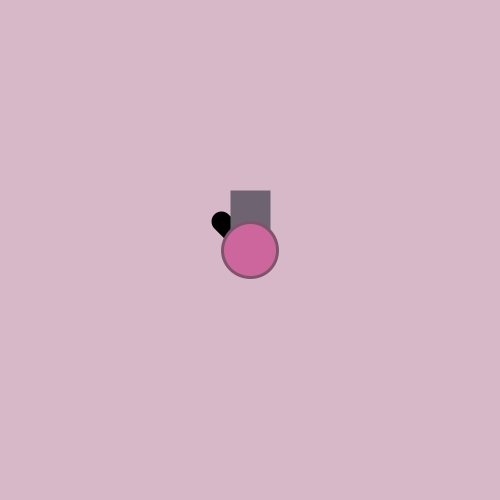
Frame 1 (no input)
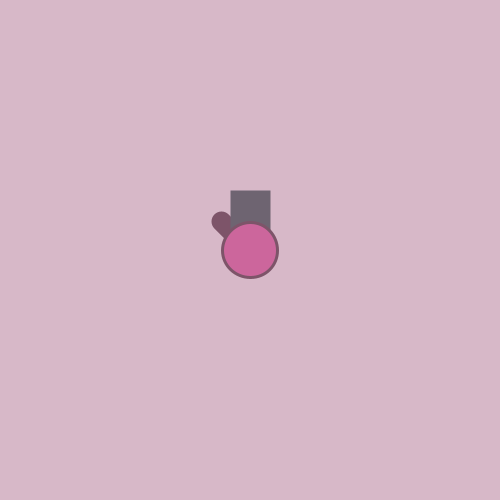
Frame 60 (the mouse pressed at the canvas centre just before this capture)
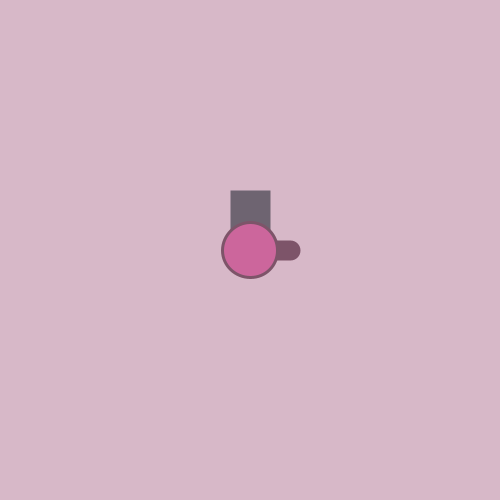
Frame 120 (the mouse held since frame 60 and released just before this capture)

The Processing sketch that drew these frames (run headless with seeded random() and noise(); from frame 60 on, the mouse is pressed at the canvas centre):

// Processing sketch: week07_2_02_srras02_sin_cos
// ── week07_2_02_srras02_sin_cos.pde
//week07_2_02_srras02_sin_cos
void setup(){
  size(500,500);
  
}
float x=250,y=250;
void draw(){
  background(215,184,200);
  
  float dx=mouseX-x,dy=mouseY-y;
  float a=atan2(dy,dx);
  strokeWeight(20);
  line(x,y,x+cos(a)*40,y+sin(a)*40);//cos()算出x的方向sin()算出y的方向
  
  fill(167,167,175);
  stroke(110,100,113);
  rect(240,200,20,30);//砲管
  
  fill(204,102,156);
  stroke(125,84,105);
  strokeWeight(3);
  ellipse(x,y,55,55);//圓形本體
  
  //line(x,y,mouseX,mouseY);
  
}
